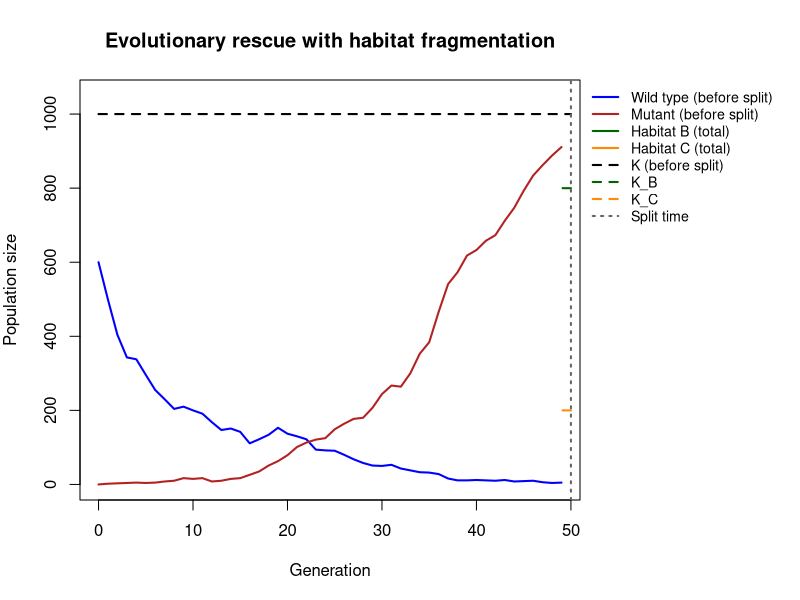
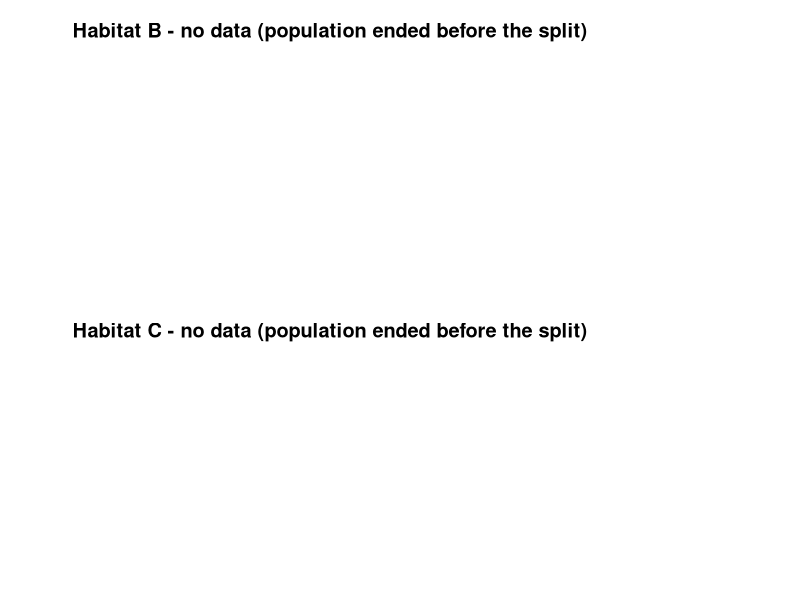
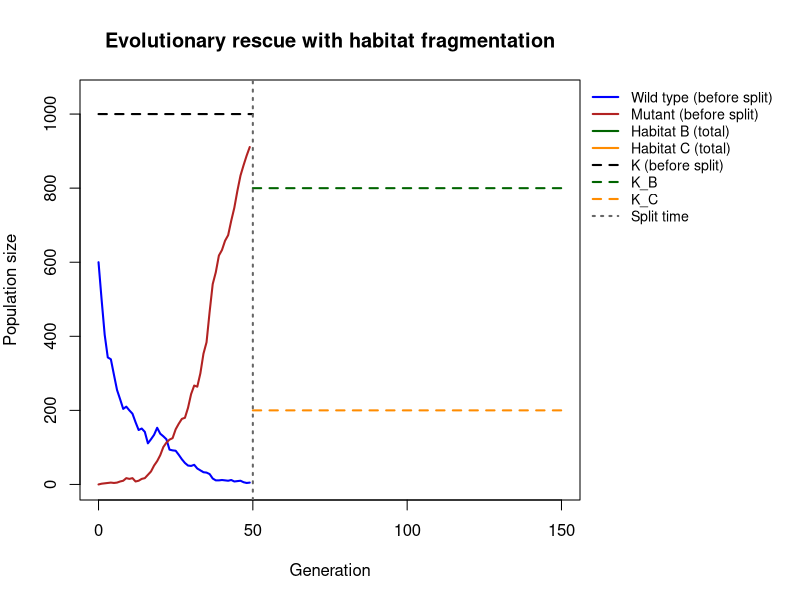
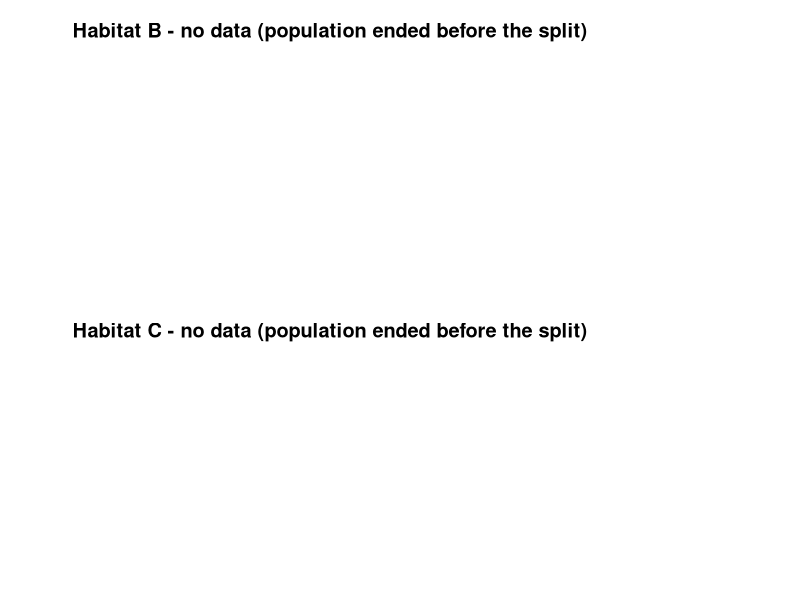

These charts were generated, in order, by the following R code:
## ---- chunk 1
simulate_one_gen <- function(N_a, N_A, decay_rate, sel_coeff, mut_rate, K) {
  # total population size and per-capita growth rates without competition
  N_tot <- N_a + N_A
  rho_a <- -decay_rate
  rho_A <- sel_coeff - decay_rate
  # logistic growth: crowding reduces the growth of both types equally (set to 0 if negative)
  mean_a <- N_a * max(0, 1 + rho_a - rho_A * N_tot / K)
  mean_A <- N_A * max(0, 1 + rho_A - rho_A * N_tot / K)
  # draw offspring according to Poisson distribution
  offsp_a <- rpois(1, mean_a)
  offsp_A <- rpois(1, mean_A)
  
  # draw new mutants according to Poisson distribution
  mut_a_to_A <- rpois(1, offsp_a * mut_rate)
  
  # determine new population sizes of wild type and mutant
  N_a_new <- offsp_a - mut_a_to_A
  N_A_new <-  offsp_A + mut_a_to_A
  
  return(c(N_a_new, N_A_new))
}

 
# Test the function
print(simulate_one_gen(100,0,0.1,0.2,0.001,1000))




## ---- chunk 2
simulate_pop <- function(N_init_a, N_init_A, decay_rate, sel_coeff, mut_rate, t_max, K, habitat_prop, split_ratio, split_time) {
  # Create the vector in which to save the results
  pop_vector <- c(N_init_a, N_init_A)
  # initiate the variables
  pop_new <- c(N_init_a, N_init_A)
  
  # Create the vectors for the new habitats
  pop_vector_B <- NULL
  pop_vector_C <- NULL
  
  # run the simulation until generation t_max
  for (i in 1:t_max) {
    
     # Time when the fragmentation occur
    if (i == split_time + 1) {
      
    # Create the new habitats (creating new K)
    K_B <- K * habitat_prop
    K_C <- K * (1 - habitat_prop)
    
    #create the ratio of the splitting
    split_ratio_B <- split_ratio
    split_ratio_C <- (1 - split_ratio_B)
    # print(split_ratio_B)
    # print(split_ratio_C)
    # Distribute individuals  randomly to the habitat B
    n_B_a <- rbinom(1, pop_new[1], split_ratio_B) 
    n_B_A <- rbinom(1, pop_new[2], split_ratio_B)   

    # Distribute individuals randomly to the habitat C
    n_C_a <- pop_new[1] - n_B_a
    n_C_A <- pop_new[2] - n_B_A

    # Calculate the new populatins for B an C 
    pop_new_B <- simulate_one_gen(n_B_a, n_B_A, decay_rate, sel_coeff, mut_rate, K_B)
    pop_new_C <- simulate_one_gen(n_C_a, n_C_A, decay_rate, sel_coeff, mut_rate, K_C)
    
    # add the new population sizes to the output vector
    pop_vector_B <- rbind(pop_vector_B,pop_new_B)
    pop_vector_C <- rbind(pop_vector_C,pop_new_C)
    
    }
    
    if (i > split_time + 1) {

    pop_new_B <- simulate_one_gen(
      pop_new_B[1], pop_new_B[2],
      decay_rate, sel_coeff, mut_rate,K_B
    )

    pop_new_C <- simulate_one_gen(
      pop_new_C[1], pop_new_C[2],
      decay_rate, sel_coeff, mut_rate,K_C
    )

    # Save the results for each generation
    pop_vector_B <- rbind(pop_vector_B, pop_new_B)
    pop_vector_C <- rbind(pop_vector_C, pop_new_C)

    # define the row and column names of the output vector
    rownames(pop_vector_B) <- (0:t_max)[1:length(pop_vector_B[,1])] 
    rownames(pop_vector_C) <- (0:t_max)[1:length(pop_vector_C[,1])]
    colnames(pop_vector_B) <- c("a","A")
    colnames(pop_vector_C) <- c("a","A")
    
    }
    
    # Continue simulating habitat A only until split_time
if (i <= split_time) {
  
    # redefine the current population one generation later
    pop_new <- simulate_one_gen(pop_new[1],pop_new[2], decay_rate, sel_coeff, mut_rate,K)
    # add the new population sizes to the output vector
    pop_vector <- rbind(pop_vector,pop_new)
    # condition to stop the simulation before t_max: either the population exceeds 1.5 times the original population size, or it goes extinct
    if (pop_new[1]+pop_new[2]>=1.5*(N_init_a+ N_init_A) | pop_new[1]+pop_new[2]==0) break
}
    
 }
  # define the row and column names of the output vector
  rownames(pop_vector) <- (0:t_max)[1:length(pop_vector[,1])] # note that the vector has to be cut if the simulation stopped early
  colnames(pop_vector) <- c("a","A")
  
  # Data frames
    pop_vector_df <- as.data.frame(pop_vector)
    pop_vector_B_df <- as.data.frame(pop_vector_B)
    pop_vector_C_df <- as.data.frame(pop_vector_C)
  # return all three population vectors separately
  return(list(main = pop_vector_df, B = pop_vector_B_df, C = pop_vector_C_df))

  
}
## ---- chunk 3
# ============================================================
# Plot functions for the evolutionary rescue simulation
# with habitat fragmentation
# ============================================================

# ---- 1. Overview plot: wild type and mutant before the split,
#         total of habitats B and C after the split, legend outside ----
plot_split <- function(output, K, habitat_prop, split_time, xlim_max = NULL) {

  main <- output$main
  B    <- output$B
  C    <- output$C

  K_B <- K * habitat_prop
  K_C <- K * (1 - habitat_prop)

  # population sizes before the split (wild type and mutant separately)
  wt_main  <- main$a
  mut_main <- main$A

  # total population sizes after the split
  tot_B <- B$a + B$A
  tot_C <- C$a + C$A

  # generation numbers
  gen_main <- 0:(length(wt_main) - 1)
  gen_B    <- split_time + seq_along(tot_B)
  gen_C    <- split_time + seq_along(tot_C)

  # axis ranges
  x_max <- if (is.null(xlim_max)) max(c(gen_main, gen_B)) else xlim_max
  y_max <- max(c(K, wt_main, mut_main, tot_B, tot_C), na.rm = TRUE)

  # make room on the right for the legend, restore settings afterwards
  old_par <- par(mar = c(5, 4, 4, 11))
  on.exit(par(old_par))

  plot(NA, xlim = c(0, x_max), ylim = c(0, y_max * 1.05),
       xlab = "Generation", ylab = "Population size",
       main = "Evolutionary rescue with habitat fragmentation")

  # carrying capacities: K only until the split, then K_B and K_C
  segments(0, K, split_time, K, col = "black", lty = 2, lwd = 2)
  segments(split_time, K_B, x_max, K_B, col = "darkgreen",  lty = 2, lwd = 2)
  segments(split_time, K_C, x_max, K_C, col = "darkorange", lty = 2, lwd = 2)

  # before the split: wild type and mutant
  lines(gen_main, wt_main,  col = "blue",      lwd = 2)
  lines(gen_main, mut_main, col = "firebrick", lwd = 2)

  # after the split: total of habitat B and C
  if (length(tot_B) > 0) lines(gen_B, tot_B, col = "darkgreen",  lwd = 2)
  if (length(tot_C) > 0) lines(gen_C, tot_C, col = "darkorange", lwd = 2)

  # split time
  abline(v = split_time, col = "grey40", lty = 3, lwd = 2)

  # legend outside, at the top right corner of the plot region
  legend(x = par("usr")[2], y = par("usr")[4], xpd = TRUE, bty = "n",
         xjust = 0, yjust = 1, cex = 0.85,
         legend = c("Wild type (before split)", "Mutant (before split)",
                    "Habitat B (total)", "Habitat C (total)",
                    "K (before split)", "K_B", "K_C", "Split time"),
         col = c("blue", "firebrick", "darkgreen", "darkorange",
                 "black", "darkgreen", "darkorange", "grey40"),
         lty = c(1, 1, 1, 1, 2, 2, 2, 3), lwd = 2)
}

# ---- 2. Single habitat panel (used for B and C) ----
plot_habitat <- function(df, K_hab, split_time, title, col_tot, xlim_max = NULL) {

  if (is.null(df) || nrow(df) == 0) {
    plot.new()
    title(main = paste(title, "- no data (population ended before the split)"))
    return(invisible(NULL))
  }

  gens  <- split_time + seq_len(nrow(df))
  tot   <- df$a + df$A
  x_max <- if (is.null(xlim_max)) max(gens) else xlim_max
  y_max <- max(c(K_hab, tot), na.rm = TRUE)

  plot(NA, xlim = c(split_time, x_max), ylim = c(0, y_max * 1.05),
       xlab = "Generation", ylab = "Population size", main = title)

  abline(h = K_hab, col = col_tot, lty = 2, lwd = 2)       # K of this habitat
  abline(v = split_time, col = "grey40", lty = 3, lwd = 2) # split time

  lines(gens, tot,  col = col_tot,     lwd = 2)  # total
  lines(gens, df$a, col = "blue",      lwd = 2)  # wild type
  lines(gens, df$A, col = "firebrick", lwd = 2)  # mutant

  legend(x = par("usr")[2], y = par("usr")[4], xpd = TRUE, bty = "n",
         xjust = 0, yjust = 1, cex = 0.85,
         legend = c("Total", "Wild type (a)", "Mutant (A)", "K", "Split time"),
         col = c(col_tot, "blue", "firebrick", col_tot, "grey40"),
         lty = c(1, 1, 1, 2, 3), lwd = 2)
}

# ---- 3. Two panels: habitat B on top, habitat C below ----
plot_habitats <- function(output, K, habitat_prop, split_time, xlim_max = NULL) {

  K_B <- K * habitat_prop
  K_C <- K * (1 - habitat_prop)

  # two panels stacked, with room on the right for the legends
  old_par <- par(mfrow = c(2, 1), mar = c(4, 4, 3, 11))
  on.exit(par(old_par))

  plot_habitat(output$B, K_B, split_time, "Habitat B", "darkgreen",  xlim_max)
  plot_habitat(output$C, K_C, split_time, "Habitat C", "darkorange", xlim_max)
}

# ============================================================
# Usage
# (simulate_one_gen and simulate_pop must be defined first)
# ============================================================
max_gen      <- 1000
K            <- 1000
habitat_prop <- 0.8
split_time   <- 50

output <- simulate_pop(600, 0, 0.01, 0.2, 0.001, max_gen, K,
                       habitat_prop, 0.8, split_time)

# overview plot
plot_split(output, K = K, habitat_prop = habitat_prop, split_time = split_time)

# panels for habitat B and C
plot_habitats(output, K = K, habitat_prop = habitat_prop, split_time = split_time)

# zoomed in on the first 150 generations
plot_split(output, K = K, habitat_prop = habitat_prop,
           split_time = split_time, xlim_max = 150)
plot_habitats(output, K = K, habitat_prop = habitat_prop,
              split_time = split_time, xlim_max = 150)

## ---- chunk 4
# set some parameters to fixed values
init_a <- 100
init_A <- 0
m_rate <- 0.001
max_gen <- 1000
# determine how often to run the simulation for each set of parameters
no_replicates <- 10

# set parameters to vary
split_time <- c(10,30,50)
habitat_prop <- c(0.1,0.25,0.5)

# initialize data table - where to collect the results
data_table <- c()
# run the simulation across all chosen parameters
# loop over decay rates
for(st in split_time){
  # loop over selection coefficients
  for(hp in habitat_prop){
    # different way of running many simulations: make replicates using "repeat" function with a counter i
    # reset counter
    i<-1
    repeat {
      # increase counter by one
      i<-i+1
      # run the simulation once
      one_run <- simulate_pop(
  init_a, init_A,
  decay_rate = 0.01,
  sel_coeff = 0.2,
  mut_rate = m_rate,
  t_max = max_gen,
  K = 1000,
  habitat_prop = hp,
  split_ratio = 0.5,
  split_time = st
)
      # determine total population sizes
      total_size_B <- one_run$B$a + one_run$B$A
      total_size_C <- one_run$C$a + one_run$C$A
      # determine minimum population size
      min_size_B <- min(total_size_B)
      min_size_C <- min(total_size_C)
      # determine (first) generation at which this population size occurred
      min_gen_B <- as.numeric(which(total_size_B==min_size_B)[1])
      min_gen_C <- as.numeric(which(total_size_C==min_size_C)[1])
      # enter the data into the table
      data_table <- rbind(data_table,c(st,hp,min_gen_B,min_size_B))
      data_table <- rbind(data_table,c(st,hp,min_gen_C,min_size_C))
      # note that we add the varying parameters (decay rate and selection coefficient) to the table too
      # stop the repeated computation after no_replicates times
      if(i>no_replicates) break
    }
  }
}
# define column names of data table
colnames(data_table) <- c("st","hp","min_gen","no_min")
# show the first lines of the output
print(head(data_table))
